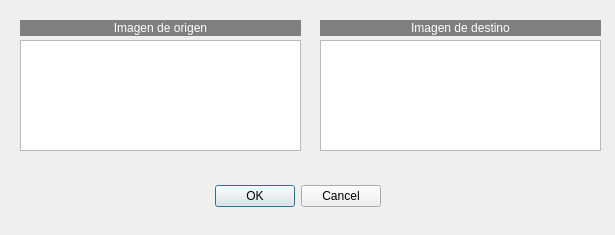
<?xml version="1.0" encoding="UTF-8"?>
<ui version="4.0">
 <class>Perspectiva</class>
 <widget class="QDialog" name="Perspectiva">
  <property name="windowModality">
   <enum>Qt::WindowModality::WindowModal</enum>
  </property>
  <property name="geometry">
   <rect>
    <x>0</x>
    <y>0</y>
    <width>615</width>
    <height>235</height>
   </rect>
  </property>
  <property name="windowTitle">
   <string>Transformación perspectiva</string>
  </property>
  <widget class="QDialogButtonBox" name="buttonBox">
   <property name="geometry">
    <rect>
     <x>210</x>
     <y>180</y>
     <width>171</width>
     <height>32</height>
    </rect>
   </property>
   <property name="orientation">
    <enum>Qt::Orientation::Horizontal</enum>
   </property>
   <property name="standardButtons">
    <set>QDialogButtonBox::StandardButton::Cancel|QDialogButtonBox::StandardButton::Ok</set>
   </property>
  </widget>
  <widget class="QListWidget" name="listWidget">
   <property name="geometry">
    <rect>
     <x>20</x>
     <y>40</y>
     <width>281</width>
     <height>111</height>
    </rect>
   </property>
   <property name="alternatingRowColors">
    <bool>false</bool>
   </property>
   <property name="viewMode">
    <enum>QListView::ViewMode::ListMode</enum>
   </property>
   <property name="currentRow">
    <number>-1</number>
   </property>
  </widget>
  <widget class="QLabel" name="label_2">
   <property name="geometry">
    <rect>
     <x>20</x>
     <y>20</y>
     <width>281</width>
     <height>16</height>
    </rect>
   </property>
   <property name="styleSheet">
    <string notr="true">background-color: rgb(127, 127, 127);
color: rgb(255, 255, 255);</string>
   </property>
   <property name="text">
    <string>Imagen de origen</string>
   </property>
   <property name="alignment">
    <set>Qt::AlignmentFlag::AlignCenter</set>
   </property>
  </widget>
  <widget class="QListWidget" name="listWidget_2">
   <property name="geometry">
    <rect>
     <x>320</x>
     <y>40</y>
     <width>281</width>
     <height>111</height>
    </rect>
   </property>
   <property name="alternatingRowColors">
    <bool>false</bool>
   </property>
   <property name="viewMode">
    <enum>QListView::ViewMode::ListMode</enum>
   </property>
   <property name="currentRow">
    <number>-1</number>
   </property>
  </widget>
  <widget class="QLabel" name="label_3">
   <property name="geometry">
    <rect>
     <x>320</x>
     <y>20</y>
     <width>281</width>
     <height>16</height>
    </rect>
   </property>
   <property name="styleSheet">
    <string notr="true">background-color: rgb(127, 127, 127);
color: rgb(255, 255, 255);</string>
   </property>
   <property name="text">
    <string>Imagen de destino</string>
   </property>
   <property name="alignment">
    <set>Qt::AlignmentFlag::AlignCenter</set>
   </property>
  </widget>
 </widget>
 <resources/>
 <connections>
  <connection>
   <sender>buttonBox</sender>
   <signal>accepted()</signal>
   <receiver>Perspectiva</receiver>
   <slot>accept()</slot>
   <hints>
    <hint type="sourcelabel">
     <x>248</x>
     <y>254</y>
    </hint>
    <hint type="destinationlabel">
     <x>157</x>
     <y>274</y>
    </hint>
   </hints>
  </connection>
  <connection>
   <sender>buttonBox</sender>
   <signal>rejected()</signal>
   <receiver>Perspectiva</receiver>
   <slot>reject()</slot>
   <hints>
    <hint type="sourcelabel">
     <x>316</x>
     <y>260</y>
    </hint>
    <hint type="destinationlabel">
     <x>286</x>
     <y>274</y>
    </hint>
   </hints>
  </connection>
 </connections>
</ui>
